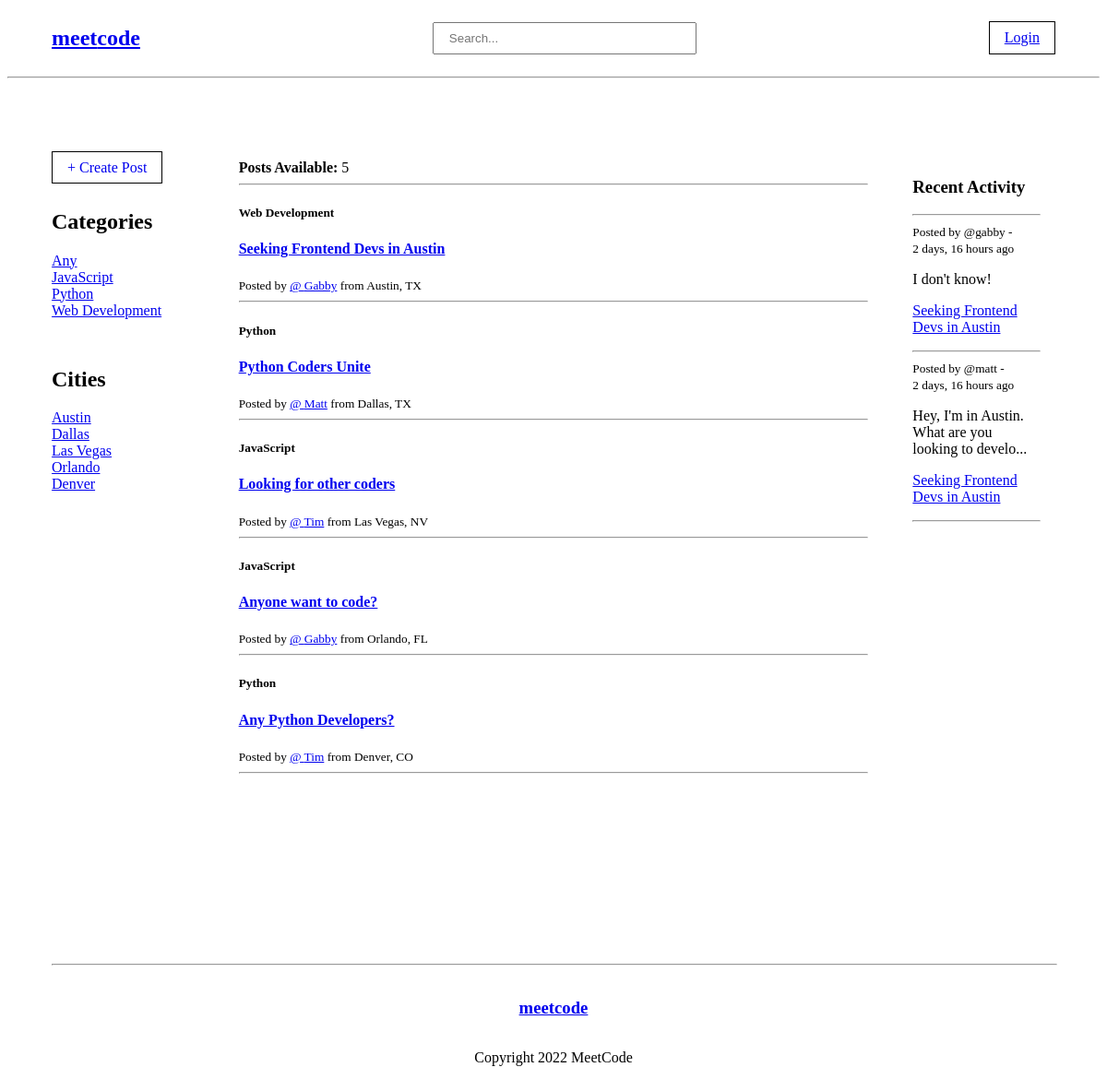
Before: / with the older database file.
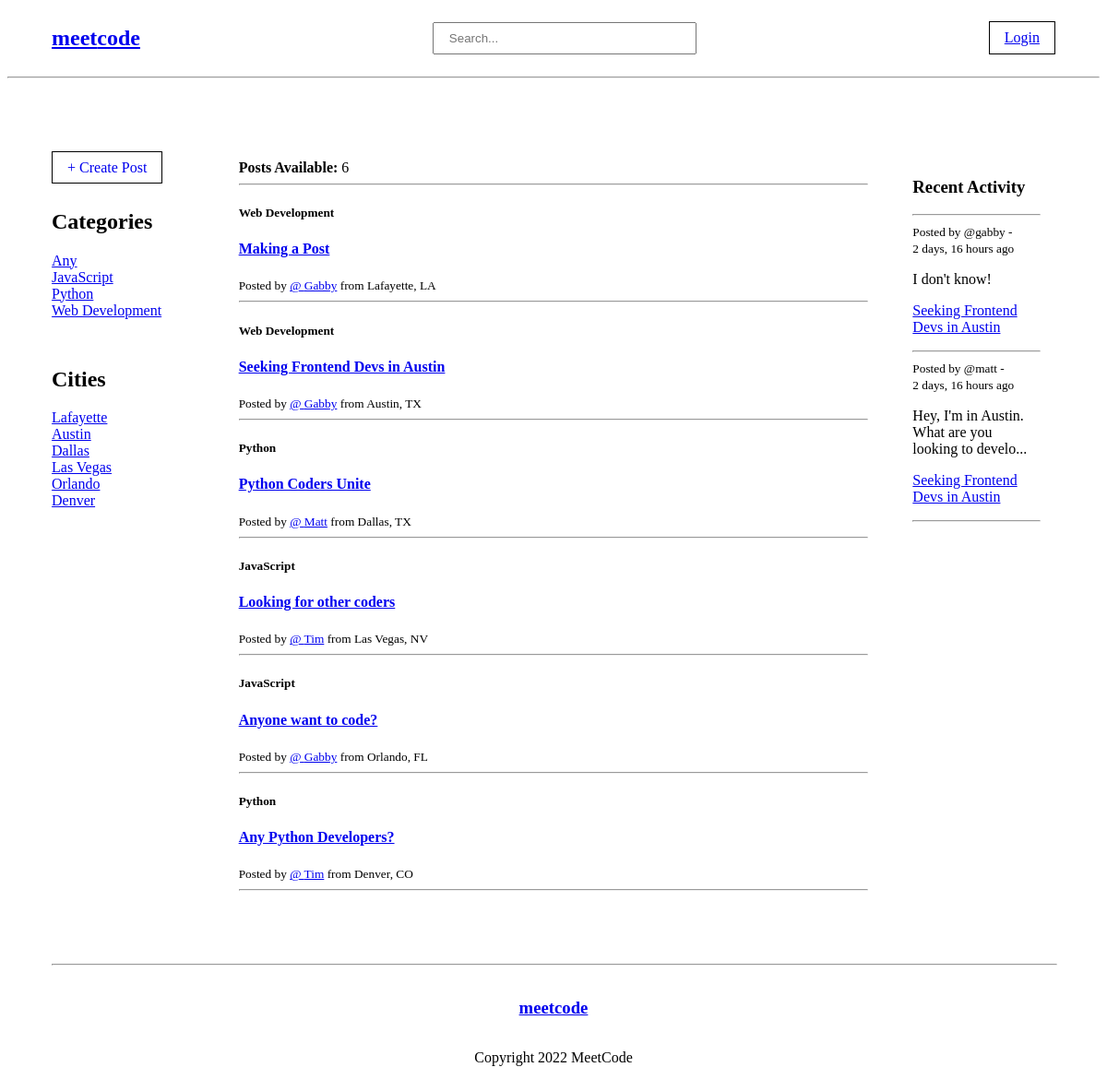
After: the same page with the newer database file.
### base/models.py (models this page shows, shortened)
class Category(models.Model):
    name = models.CharField(max_length=50)
    def __str__(self):
        return self.name

class Board(models.Model):
    author = models.ForeignKey(User, on_delete=models.SET_NULL, null=True)
    category = models.ForeignKey(Category, on_delete=models.SET_NULL, null=True)
    city = models.CharField(max_length=30, null=True, blank=True)
    state = models.CharField(max_length=2, null=True, blank=True)
    name = models.CharField(max_length=200)
    description = models.TextField(null=True, blank=True)
    members = models.ManyToManyField(User, related_name='members', blank=True)
    updated = models.DateTimeField(auto_now=True)
    created = models.DateTimeField(auto_now_add=True)
    class Meta:
        ordering = ['-updated', '-created']

class Message(models.Model):
    user = models.ForeignKey(User, on_delete=models.CASCADE)
    board = models.ForeignKey(Board, on_delete=models.CASCADE)
    body = models.TextField()
    updated = models.DateTimeField(auto_now=True)
    created = models.DateTimeField(auto_now_add=True)
    class Meta:
        ordering = ['-updated', '-created']
    def __str__(self):
        if len(self.body) >= 50:
            return self.body[:50] + '...'
        else:
            return self.body[:50]

### base/views.py (the view)
# urls.py: path("", views.home, name="home"),
def home(request):
    query = request.GET.get('q') if request.GET.get('q') != None else ''
    board_list = Board.objects.filter(
        Q(name__icontains=query) |
        Q(city__icontains=query) |
        Q(category__name__icontains=query)
    )
    board_count = board_list.count()
    activity_comments = Message.objects.filter(Q(board__city__icontains=query))[:10]
    categories = Category.objects.all()[:10]
    cities = Board.objects.all()[:10]
    context = {'board_list': board_list, 'board_count': board_count,
               'activity_comments': activity_comments, 'categories': categories, 'cities': cities}
    return render(request, 'base/home.html', context)

### base/templates/base/home.html
{% extends 'layout.html' %}
{% block content %}
<div class="main-container">
    <div class="left-sidebar">
        <div class="new-post-container">
            <a class="new-post" href="{% url 'new-board' %}">+ Create Post</a>
        </div>
        <div class="category-container">
            {% include 'base/category_module.html' %}
        </div>
        <div class="category-container">
            {% include 'base/cities_module.html' %}
        </div>
    </div>
    <div class="content-container">
        <div>
          {% if board_count > 0 %}
          <span><strong>Posts Available:</strong> {{board_count}}</span>
          {% else %}
          <span><strong>No Posts Found</span>
          {% endif %}
          <hr>
        </div>
        {% include 'base/results_module.html' %}
    </div>
    <div class="right-sidebar">
        <div class="activity-container">
            {% include 'base/activity_module.html' %}
        </div>
    </div>
</div>
{% endblock content %}

### base/templates/base/category_module.html
<h2>Categories</h2>
<a href="{% url 'home' %}">Any</a>
{% for category in categories %}
    <div>
        <a href="{% url 'home' %}?q={{category.name}}">{{category.name}}</a>
    </div>
{% endfor %}

### base/templates/base/cities_module.html
<h2>Cities</h2>
{% for board in cities %}
    <div>
        <a href="{% url 'home' %}?q={{board.city}}">{{board.city.title}}</a>
    </div>
{% endfor %}

### base/templates/base/results_module.html (shortened to what this page needs)
{% for board in board_list %}
<div>
    <h5>{{board.category}}</h5>
    <h4><a href="{% url 'board' board.id %}">{{board.name}}</a></h4>
    <span><small>Posted by <a href="{% url 'user-profile' board.author.id %}">@ {{board.author.username.title}}</a> from {{board.city.title}}, {{board.state.upper}}</small></span>
    <hr>
</div>
{% endfor %}

### base/templates/base/activity_module.html
<h3>Recent Activity</h3>
<hr>
{% for comment in activity_comments %}
<div>
    <small>Posted by @{{comment.user}} - {{comment.created|timesince}} ago</small>
    <p>{{comment}}</p>
    <p><a href="{% url 'board' comment.board.id %}">{{comment.board.name}}</a></p>
</div>
<hr>
{% endfor %}

Changed rows visible on the page:
added Board: city "Lafayette", category "Web Development", name "Making a Post", author.username "Gabby", state "LA"
Other visible differences:
{{ board_count }}: "5" → "6"
